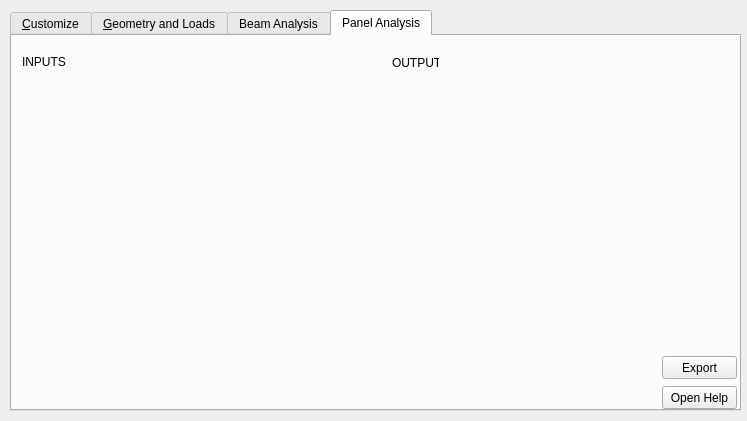
<?xml version="1.0" encoding="UTF-8"?>
<ui version="4.0">
 <class>Widget</class>
 <widget class="QWidget" name="Widget">
  <property name="geometry">
   <rect>
    <x>0</x>
    <y>0</y>
    <width>747</width>
    <height>421</height>
   </rect>
  </property>
  <property name="windowTitle">
   <string>Sancomp v1.2b</string>
  </property>
  <widget class="QTabWidget" name="tabWidget">
   <property name="geometry">
    <rect>
     <x>10</x>
     <y>10</y>
     <width>731</width>
     <height>401</height>
    </rect>
   </property>
   <property name="currentIndex">
    <number>3</number>
   </property>
   <widget class="QWidget" name="tab">
    <attribute name="title">
     <string>&amp;Customize</string>
    </attribute>
    <widget class="QGroupBox" name="groupBox_11">
     <property name="geometry">
      <rect>
       <x>10</x>
       <y>15</y>
       <width>321</width>
       <height>310</height>
      </rect>
     </property>
     <property name="title">
      <string>Laminate</string>
     </property>
     <widget class="QPushButton" name="calcular_f">
      <property name="geometry">
       <rect>
        <x>230</x>
        <y>270</y>
        <width>75</width>
        <height>23</height>
       </rect>
      </property>
      <property name="text">
       <string>Save</string>
      </property>
     </widget>
     <widget class="QLabel" name="label_9">
      <property name="enabled">
       <bool>true</bool>
      </property>
      <property name="geometry">
       <rect>
        <x>10</x>
        <y>30</y>
        <width>133</width>
        <height>13</height>
       </rect>
      </property>
      <property name="text">
       <string>Name</string>
      </property>
     </widget>
     <widget class="QLabel" name="label_11">
      <property name="geometry">
       <rect>
        <x>10</x>
        <y>75</y>
        <width>133</width>
        <height>13</height>
       </rect>
      </property>
      <property name="text">
       <string>Young's Modulus (MPa)</string>
      </property>
     </widget>
     <widget class="QLabel" name="label_10">
      <property name="geometry">
       <rect>
        <x>10</x>
        <y>120</y>
        <width>133</width>
        <height>13</height>
       </rect>
      </property>
      <property name="text">
       <string>Poisson's ratio</string>
      </property>
     </widget>
     <widget class="QLabel" name="label_13">
      <property name="enabled">
       <bool>true</bool>
      </property>
      <property name="geometry">
       <rect>
        <x>181</x>
        <y>75</y>
        <width>133</width>
        <height>13</height>
       </rect>
      </property>
      <property name="text">
       <string>Shear Modulus (MPa)</string>
      </property>
     </widget>
     <widget class="QLabel" name="label_14">
      <property name="geometry">
       <rect>
        <x>180</x>
        <y>31</y>
        <width>133</width>
        <height>13</height>
       </rect>
      </property>
      <property name="text">
       <string>Density (Kg/m³)</string>
      </property>
     </widget>
     <widget class="QTextEdit" name="ex">
      <property name="geometry">
       <rect>
        <x>11</x>
        <y>92</y>
        <width>121</width>
        <height>23</height>
       </rect>
      </property>
      <property name="tabChangesFocus">
       <bool>true</bool>
      </property>
     </widget>
     <widget class="QTextEdit" name="name">
      <property name="geometry">
       <rect>
        <x>10</x>
        <y>47</y>
        <width>121</width>
        <height>23</height>
       </rect>
      </property>
      <property name="mouseTracking">
       <bool>false</bool>
      </property>
      <property name="tabChangesFocus">
       <bool>true</bool>
      </property>
     </widget>
     <widget class="QTextEdit" name="gxy">
      <property name="geometry">
       <rect>
        <x>180</x>
        <y>92</y>
        <width>121</width>
        <height>23</height>
       </rect>
      </property>
      <property name="tabChangesFocus">
       <bool>true</bool>
      </property>
     </widget>
     <widget class="QTextEdit" name="density_f">
      <property name="geometry">
       <rect>
        <x>180</x>
        <y>48</y>
        <width>121</width>
        <height>23</height>
       </rect>
      </property>
      <property name="tabChangesFocus">
       <bool>true</bool>
      </property>
     </widget>
     <widget class="QTextEdit" name="vxy">
      <property name="geometry">
       <rect>
        <x>10</x>
        <y>138</y>
        <width>121</width>
        <height>23</height>
       </rect>
      </property>
      <property name="tabChangesFocus">
       <bool>true</bool>
      </property>
     </widget>
     <widget class="QLabel" name="label_12">
      <property name="geometry">
       <rect>
        <x>181</x>
        <y>121</y>
        <width>133</width>
        <height>13</height>
       </rect>
      </property>
      <property name="text">
       <string>Ult. Shear Strenght (MPa)</string>
      </property>
     </widget>
     <widget class="QTextEdit" name="shear_st">
      <property name="geometry">
       <rect>
        <x>181</x>
        <y>139</y>
        <width>121</width>
        <height>23</height>
       </rect>
      </property>
      <property name="tabChangesFocus">
       <bool>true</bool>
      </property>
     </widget>
     <widget class="QTextEdit" name="tensile_st">
      <property name="geometry">
       <rect>
        <x>10</x>
        <y>185</y>
        <width>121</width>
        <height>23</height>
       </rect>
      </property>
      <property name="tabChangesFocus">
       <bool>true</bool>
      </property>
     </widget>
     <widget class="QLabel" name="label_15">
      <property name="geometry">
       <rect>
        <x>10</x>
        <y>167</y>
        <width>133</width>
        <height>13</height>
       </rect>
      </property>
      <property name="text">
       <string>Ult. Tensile Strenght (MPa)</string>
      </property>
     </widget>
     <widget class="QTextEdit" name="compressive_st">
      <property name="geometry">
       <rect>
        <x>181</x>
        <y>186</y>
        <width>121</width>
        <height>23</height>
       </rect>
      </property>
      <property name="tabChangesFocus">
       <bool>true</bool>
      </property>
     </widget>
     <widget class="QLabel" name="label_16">
      <property name="geometry">
       <rect>
        <x>181</x>
        <y>168</y>
        <width>133</width>
        <height>13</height>
       </rect>
      </property>
      <property name="text">
       <string>Ult. Compr. Strenght (MPa)</string>
      </property>
     </widget>
     <widget class="QLabel" name="lami_msg">
      <property name="geometry">
       <rect>
        <x>10</x>
        <y>220</y>
        <width>291</width>
        <height>16</height>
       </rect>
      </property>
      <property name="text">
       <string/>
      </property>
     </widget>
    </widget>
    <widget class="QGroupBox" name="groupBox_12">
     <property name="geometry">
      <rect>
       <x>391</x>
       <y>15</y>
       <width>321</width>
       <height>310</height>
      </rect>
     </property>
     <property name="title">
      <string>Core</string>
     </property>
     <widget class="QPushButton" name="calcular_c">
      <property name="geometry">
       <rect>
        <x>230</x>
        <y>270</y>
        <width>75</width>
        <height>23</height>
       </rect>
      </property>
      <property name="text">
       <string>Save</string>
      </property>
     </widget>
     <widget class="QLabel" name="label_20">
      <property name="enabled">
       <bool>true</bool>
      </property>
      <property name="geometry">
       <rect>
        <x>10</x>
        <y>30</y>
        <width>133</width>
        <height>13</height>
       </rect>
      </property>
      <property name="text">
       <string>Name</string>
      </property>
     </widget>
     <widget class="QLabel" name="label_21">
      <property name="geometry">
       <rect>
        <x>10</x>
        <y>75</y>
        <width>133</width>
        <height>13</height>
       </rect>
      </property>
      <property name="text">
       <string>Young's Modulus (MPa)</string>
      </property>
     </widget>
     <widget class="QLabel" name="label_23">
      <property name="enabled">
       <bool>true</bool>
      </property>
      <property name="geometry">
       <rect>
        <x>180</x>
        <y>31</y>
        <width>133</width>
        <height>13</height>
       </rect>
      </property>
      <property name="text">
       <string>Density (Kg/m³)</string>
      </property>
     </widget>
     <widget class="QTextEdit" name="core_ex">
      <property name="geometry">
       <rect>
        <x>11</x>
        <y>92</y>
        <width>121</width>
        <height>23</height>
       </rect>
      </property>
      <property name="tabChangesFocus">
       <bool>true</bool>
      </property>
     </widget>
     <widget class="QTextEdit" name="core_name">
      <property name="geometry">
       <rect>
        <x>10</x>
        <y>47</y>
        <width>121</width>
        <height>23</height>
       </rect>
      </property>
      <property name="mouseTracking">
       <bool>false</bool>
      </property>
      <property name="tabChangesFocus">
       <bool>true</bool>
      </property>
     </widget>
     <widget class="QTextEdit" name="density_c">
      <property name="geometry">
       <rect>
        <x>179</x>
        <y>48</y>
        <width>121</width>
        <height>23</height>
       </rect>
      </property>
      <property name="tabChangesFocus">
       <bool>true</bool>
      </property>
     </widget>
     <widget class="QLabel" name="core_msg">
      <property name="geometry">
       <rect>
        <x>10</x>
        <y>220</y>
        <width>291</width>
        <height>16</height>
       </rect>
      </property>
      <property name="text">
       <string/>
      </property>
     </widget>
     <widget class="QTextEdit" name="core_ex_2">
      <property name="geometry">
       <rect>
        <x>180</x>
        <y>91</y>
        <width>121</width>
        <height>23</height>
       </rect>
      </property>
      <property name="tabChangesFocus">
       <bool>true</bool>
      </property>
     </widget>
     <widget class="QLabel" name="label_22">
      <property name="geometry">
       <rect>
        <x>179</x>
        <y>74</y>
        <width>133</width>
        <height>13</height>
       </rect>
      </property>
      <property name="text">
       <string>Ult. Shear Strenght (MPa)</string>
      </property>
     </widget>
     <widget class="QTextEdit" name="core_ex_3">
      <property name="geometry">
       <rect>
        <x>180</x>
        <y>136</y>
        <width>121</width>
        <height>23</height>
       </rect>
      </property>
      <property name="tabChangesFocus">
       <bool>true</bool>
      </property>
     </widget>
     <widget class="QLabel" name="label_24">
      <property name="geometry">
       <rect>
        <x>179</x>
        <y>119</y>
        <width>133</width>
        <height>13</height>
       </rect>
      </property>
      <property name="text">
       <string>Ult. Compr. Strenght (MPa)</string>
      </property>
     </widget>
     <widget class="QTextEdit" name="core_ex_4">
      <property name="geometry">
       <rect>
        <x>11</x>
        <y>137</y>
        <width>121</width>
        <height>23</height>
       </rect>
      </property>
      <property name="tabChangesFocus">
       <bool>true</bool>
      </property>
     </widget>
     <widget class="QLabel" name="label_25">
      <property name="geometry">
       <rect>
        <x>10</x>
        <y>120</y>
        <width>133</width>
        <height>13</height>
       </rect>
      </property>
      <property name="text">
       <string>Ult. Tensile Strenght (MPa)</string>
      </property>
     </widget>
    </widget>
    <widget class="QPushButton" name="pushButton">
     <property name="geometry">
      <rect>
       <x>576</x>
       <y>340</y>
       <width>121</width>
       <height>23</height>
      </rect>
     </property>
     <property name="text">
      <string>Abrir Mech-GComp</string>
     </property>
    </widget>
   </widget>
   <widget class="QWidget" name="tabWidgetPage1">
    <attribute name="title">
     <string>&amp;Geometry and Loads</string>
    </attribute>
    <widget class="QGroupBox" name="groupBox_8">
     <property name="geometry">
      <rect>
       <x>10</x>
       <y>20</y>
       <width>331</width>
       <height>311</height>
      </rect>
     </property>
     <property name="title">
      <string>Geometry</string>
     </property>
     <widget class="QComboBox" name="cb_laminate">
      <property name="geometry">
       <rect>
        <x>77</x>
        <y>20</y>
        <width>241</width>
        <height>20</height>
       </rect>
      </property>
      <item>
       <property name="text">
        <string>Choose laminate...</string>
       </property>
      </item>
     </widget>
     <widget class="QLabel" name="label">
      <property name="enabled">
       <bool>true</bool>
      </property>
      <property name="geometry">
       <rect>
        <x>8</x>
        <y>20</y>
        <width>86</width>
        <height>20</height>
       </rect>
      </property>
      <property name="text">
       <string>Laminate</string>
      </property>
     </widget>
     <widget class="QLabel" name="label_3">
      <property name="geometry">
       <rect>
        <x>8</x>
        <y>76</y>
        <width>86</width>
        <height>20</height>
       </rect>
      </property>
      <property name="text">
       <string>Beam type</string>
      </property>
     </widget>
     <widget class="QComboBox" name="cb_beam">
      <property name="geometry">
       <rect>
        <x>77</x>
        <y>76</y>
        <width>241</width>
        <height>20</height>
       </rect>
      </property>
      <item>
       <property name="text">
        <string>Choose beam...</string>
       </property>
      </item>
      <item>
       <property name="text">
        <string>Simple-Simple / Point</string>
       </property>
      </item>
      <item>
       <property name="text">
        <string>Simple-Simple / Uniform</string>
       </property>
      </item>
      <item>
       <property name="text">
        <string>Free-Fixed / Point</string>
       </property>
      </item>
      <item>
       <property name="text">
        <string>Free-Fixed / Uniform</string>
       </property>
      </item>
      <item>
       <property name="text">
        <string>Fixed-Fixed / Point</string>
       </property>
      </item>
      <item>
       <property name="text">
        <string>Fixed-Fixed / Uniform</string>
       </property>
      </item>
     </widget>
     <widget class="QComboBox" name="cb_core">
      <property name="geometry">
       <rect>
        <x>77</x>
        <y>48</y>
        <width>241</width>
        <height>20</height>
       </rect>
      </property>
      <item>
       <property name="text">
        <string>Choose core...</string>
       </property>
      </item>
     </widget>
     <widget class="QLabel" name="label_2">
      <property name="geometry">
       <rect>
        <x>8</x>
        <y>48</y>
        <width>86</width>
        <height>20</height>
       </rect>
      </property>
      <property name="text">
       <string>Core type</string>
      </property>
     </widget>
     <widget class="QLabel" name="label_4">
      <property name="geometry">
       <rect>
        <x>8</x>
        <y>104</y>
        <width>71</width>
        <height>20</height>
       </rect>
      </property>
      <property name="text">
       <string>F(N), p0(N/m)</string>
      </property>
     </widget>
     <widget class="QLabel" name="pic_sandwich">
      <property name="geometry">
       <rect>
        <x>203</x>
        <y>150</y>
        <width>121</width>
        <height>111</height>
       </rect>
      </property>
      <property name="text">
       <string/>
      </property>
      <property name="pixmap">
       <pixmap>image/sec2.png</pixmap>
      </property>
      <property name="alignment">
       <set>Qt::AlignCenter</set>
      </property>
     </widget>
     <widget class="QLabel" name="label_19">
      <property name="geometry">
       <rect>
        <x>11</x>
        <y>238</y>
        <width>61</width>
        <height>20</height>
       </rect>
      </property>
      <property name="text">
       <string>L (mm)</string>
      </property>
     </widget>
     <widget class="QLabel" name="label_18">
      <property name="geometry">
       <rect>
        <x>11</x>
        <y>210</y>
        <width>61</width>
        <height>20</height>
       </rect>
      </property>
      <property name="text">
       <string>b (mm)</string>
      </property>
     </widget>
     <widget class="QLabel" name="label_17">
      <property name="geometry">
       <rect>
        <x>11</x>
        <y>182</y>
        <width>61</width>
        <height>20</height>
       </rect>
      </property>
      <property name="text">
       <string>H (mm)</string>
      </property>
     </widget>
     <widget class="QPushButton" name="calcular_g">
      <property name="geometry">
       <rect>
        <x>230</x>
        <y>280</y>
        <width>75</width>
        <height>23</height>
       </rect>
      </property>
      <property name="text">
       <string>Calculate</string>
      </property>
     </widget>
     <widget class="QLabel" name="label_33">
      <property name="geometry">
       <rect>
        <x>10</x>
        <y>153</y>
        <width>61</width>
        <height>20</height>
       </rect>
      </property>
      <property name="text">
       <string>h (mm)</string>
      </property>
     </widget>
    </widget>
    <widget class="QLabel" name="pic_beam">
     <property name="geometry">
      <rect>
       <x>359</x>
       <y>50</y>
       <width>350</width>
       <height>250</height>
      </rect>
     </property>
     <property name="text">
      <string/>
     </property>
     <property name="alignment">
      <set>Qt::AlignCenter</set>
     </property>
    </widget>
    <widget class="QTextEdit" name="load">
     <property name="geometry">
      <rect>
       <x>87</x>
       <y>122</y>
       <width>121</width>
       <height>23</height>
      </rect>
     </property>
     <property name="tabChangesFocus">
      <bool>true</bool>
     </property>
    </widget>
    <widget class="QTextEdit" name="h">
     <property name="geometry">
      <rect>
       <x>87</x>
       <y>170</y>
       <width>121</width>
       <height>23</height>
      </rect>
     </property>
     <property name="tabChangesFocus">
      <bool>true</bool>
     </property>
    </widget>
    <widget class="QTextEdit" name="H">
     <property name="geometry">
      <rect>
       <x>87</x>
       <y>200</y>
       <width>121</width>
       <height>23</height>
      </rect>
     </property>
     <property name="tabChangesFocus">
      <bool>true</bool>
     </property>
    </widget>
    <widget class="QTextEdit" name="b">
     <property name="geometry">
      <rect>
       <x>87</x>
       <y>228</y>
       <width>121</width>
       <height>23</height>
      </rect>
     </property>
     <property name="tabChangesFocus">
      <bool>true</bool>
     </property>
    </widget>
    <widget class="QTextEdit" name="l">
     <property name="geometry">
      <rect>
       <x>87</x>
       <y>258</y>
       <width>121</width>
       <height>23</height>
      </rect>
     </property>
     <property name="tabChangesFocus">
      <bool>true</bool>
     </property>
    </widget>
    <widget class="QLabel" name="message">
     <property name="geometry">
      <rect>
       <x>360</x>
       <y>30</y>
       <width>351</width>
       <height>31</height>
      </rect>
     </property>
     <property name="mouseTracking">
      <bool>false</bool>
     </property>
     <property name="text">
      <string/>
     </property>
     <property name="textFormat">
      <enum>Qt::RichText</enum>
     </property>
    </widget>
   </widget>
   <widget class="QWidget" name="tab_2">
    <attribute name="title">
     <string>Beam Analysis</string>
    </attribute>
    <widget class="QLabel" name="resultado">
     <property name="geometry">
      <rect>
       <x>380</x>
       <y>50</y>
       <width>331</width>
       <height>261</height>
      </rect>
     </property>
     <property name="text">
      <string/>
     </property>
    </widget>
    <widget class="QPushButton" name="save">
     <property name="geometry">
      <rect>
       <x>650</x>
       <y>320</y>
       <width>75</width>
       <height>23</height>
      </rect>
     </property>
     <property name="text">
      <string>Export</string>
     </property>
    </widget>
    <widget class="QPushButton" name="help">
     <property name="geometry">
      <rect>
       <x>650</x>
       <y>350</y>
       <width>75</width>
       <height>23</height>
      </rect>
     </property>
     <property name="text">
      <string>Open Help</string>
     </property>
    </widget>
    <widget class="QLabel" name="resultado_2">
     <property name="geometry">
      <rect>
       <x>10</x>
       <y>50</y>
       <width>331</width>
       <height>261</height>
      </rect>
     </property>
     <property name="text">
      <string/>
     </property>
    </widget>
    <widget class="QLabel" name="label_5">
     <property name="geometry">
      <rect>
       <x>10</x>
       <y>10</y>
       <width>111</width>
       <height>31</height>
      </rect>
     </property>
     <property name="text">
      <string>INPUTS</string>
     </property>
    </widget>
    <widget class="QLabel" name="label_6">
     <property name="geometry">
      <rect>
       <x>380</x>
       <y>20</y>
       <width>47</width>
       <height>13</height>
      </rect>
     </property>
     <property name="text">
      <string>OUTPUTS</string>
     </property>
    </widget>
    <widget class="QLabel" name="fs_msg">
     <property name="geometry">
      <rect>
       <x>440</x>
       <y>18</y>
       <width>151</width>
       <height>16</height>
      </rect>
     </property>
     <property name="text">
      <string/>
     </property>
    </widget>
   </widget>
   <widget class="QWidget" name="tab_3">
    <attribute name="title">
     <string>Panel Analysis</string>
    </attribute>
    <widget class="QLabel" name="label_7">
     <property name="geometry">
      <rect>
       <x>380</x>
       <y>20</y>
       <width>47</width>
       <height>13</height>
      </rect>
     </property>
     <property name="text">
      <string>OUTPUTS</string>
     </property>
    </widget>
    <widget class="QPushButton" name="save_2">
     <property name="geometry">
      <rect>
       <x>650</x>
       <y>320</y>
       <width>75</width>
       <height>23</height>
      </rect>
     </property>
     <property name="text">
      <string>Export</string>
     </property>
    </widget>
    <widget class="QPushButton" name="help_2">
     <property name="geometry">
      <rect>
       <x>650</x>
       <y>350</y>
       <width>75</width>
       <height>23</height>
      </rect>
     </property>
     <property name="text">
      <string>Open Help</string>
     </property>
    </widget>
    <widget class="QLabel" name="resultado_3">
     <property name="geometry">
      <rect>
       <x>10</x>
       <y>50</y>
       <width>331</width>
       <height>261</height>
      </rect>
     </property>
     <property name="text">
      <string/>
     </property>
    </widget>
    <widget class="QLabel" name="resultado_4">
     <property name="geometry">
      <rect>
       <x>380</x>
       <y>50</y>
       <width>331</width>
       <height>261</height>
      </rect>
     </property>
     <property name="text">
      <string/>
     </property>
    </widget>
    <widget class="QLabel" name="label_8">
     <property name="geometry">
      <rect>
       <x>10</x>
       <y>10</y>
       <width>111</width>
       <height>31</height>
      </rect>
     </property>
     <property name="text">
      <string>INPUTS</string>
     </property>
    </widget>
   </widget>
  </widget>
 </widget>
 <layoutdefault spacing="6" margin="11"/>
 <tabstops>
  <tabstop>tabWidget</tabstop>
  <tabstop>name</tabstop>
  <tabstop>gxy</tabstop>
  <tabstop>ex</tabstop>
  <tabstop>density_f</tabstop>
  <tabstop>vxy</tabstop>
  <tabstop>shear_st</tabstop>
  <tabstop>tensile_st</tabstop>
  <tabstop>compressive_st</tabstop>
  <tabstop>calcular_f</tabstop>
  <tabstop>core_name</tabstop>
  <tabstop>density_c</tabstop>
  <tabstop>core_ex</tabstop>
  <tabstop>calcular_c</tabstop>
  <tabstop>cb_laminate</tabstop>
  <tabstop>cb_core</tabstop>
  <tabstop>cb_beam</tabstop>
  <tabstop>load</tabstop>
  <tabstop>h</tabstop>
  <tabstop>H</tabstop>
  <tabstop>b</tabstop>
  <tabstop>l</tabstop>
  <tabstop>calcular_g</tabstop>
  <tabstop>save</tabstop>
  <tabstop>help</tabstop>
 </tabstops>
 <resources/>
 <connections/>
</ui>
